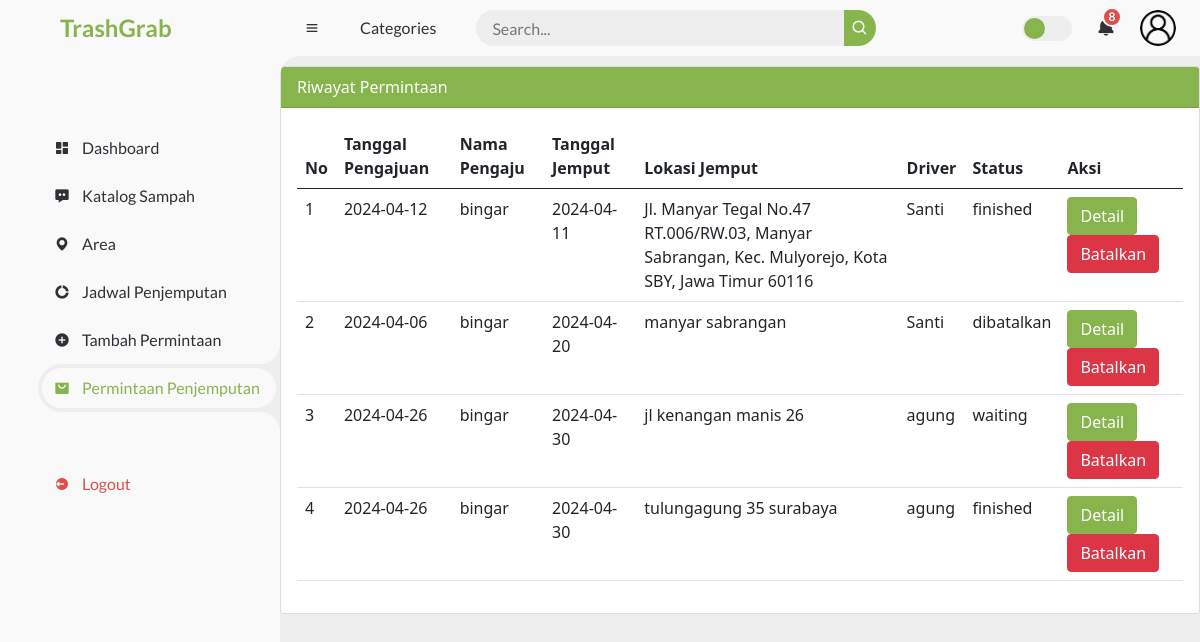
The app's page /function_transaksimember.php (signed in) with its own data.
### tables this page shows
CREATE TABLE `transaksi` (
  `id_transaksi` int(11) NOT NULL,
  `id_user` int(11) NOT NULL,
  `id_jadwal` int(11) NOT NULL,
  `tgl_transaksi` date NOT NULL,
  `alamat_jemput` text NOT NULL,
  `status` varchar(30) NOT NULL
);

CREATE TABLE `users` (
  `id_user` int(11) NOT NULL,
  `nama` varchar(200) NOT NULL,
  `email` varchar(200) NOT NULL,
  `username` varchar(200) NOT NULL,
  `telp` varchar(15) NOT NULL,
  `password` varchar(200) NOT NULL,
  `alamat` varchar(250) DEFAULT NULL,
  `role` varchar(10) NOT NULL
);

CREATE TABLE `jadwal_pickup` (
  `id_jadwal` int(11) NOT NULL,
  `kode_jadwal` varchar(25) NOT NULL,
  `tanggal` date NOT NULL,
  `id_area` int(11) NOT NULL,
  `id_peg` int(11) NOT NULL
);

CREATE TABLE `pegawai` (
  `id_peg` int(11) NOT NULL,
  `nama_peg` varchar(255) NOT NULL,
  `jenis_kelamin` varchar(10) NOT NULL,
  `no_telp` varchar(255) NOT NULL,
  `email` varchar(255) NOT NULL,
  `alamat` varchar(250) NOT NULL
);

### function_transaksimember.php (the view, shortened to what this page needs)
<?php
if(isset($_SESSION['role'])) {
    $role = $_SESSION['role'];
} else {
    $role = "Role Not Set";
}
?>
<?php
include 'koneksi.php';
$id_user = $_SESSION['id_user'];
?>
<!DOCTYPE html>
<html lang="en">
<head>
    <link href="https://cdn.jsdelivr.net/npm/bootstrap@5.0.0-beta2/dist/css/bootstrap.min.css" rel="stylesheet">
	<link href='https://unpkg.com/boxicons@2.0.9/css/boxicons.min.css' rel='stylesheet'>
	<link rel="stylesheet" href="style.css">
</head>
<body>
    <?php include 'sidebar.php'; ?>
    <?php include 'navbar.php'; ?>
        <div class="card">
            <div class="card-header text-white">
                Riwayat Permintaan
            </div>
            <div class="card-body">
                <table class="table">
                    <thead>
                        <tr>
                            <th scope="col">No</th>
                            <th scope="col">Tanggal Pengajuan</th>
                            <th scope="col">Nama Pengaju</th>
                            <th scope="col">Tanggal Jemput</th>
                            <th scope="col">Lokasi Jemput</th>
                            <th scope="col">Driver</th>
                            <th scope="col">Status</th>
                            <th scope="col">Aksi</th>
                        </tr>
                    </thead>
                    <tbody>
                        <?php
                        $sql2 = "SELECT transaksi.*, users.nama AS nama, jadwal_pickup.tanggal, pegawai.nama_peg
                                FROM transaksi
                                INNER JOIN users ON transaksi.id_user = users.id_user
                                INNER JOIN jadwal_pickup ON transaksi.id_jadwal = jadwal_pickup.id_jadwal
                                INNER JOIN pegawai ON jadwal_pickup.id_peg = pegawai.id_peg
                                WHERE transaksi.id_user = '$id_user';";
                        $q2 = mysqli_query($koneksi, $sql2);
                        $urut = 1;
                        while ($r2 = mysqli_fetch_array($q2)) {
                        ?>
                            <tr>
                                <td><?php echo $urut++ ?></td>
                                <td><?php echo $r2['tgl_transaksi'] ?></td>
                                <td><?php echo $r2['nama'] ?></td>
                                <td><?php echo $r2['tanggal'] ?></td>
                                <td><?php echo $r2['alamat_jemput'] ?></td>
                                <td><?php echo $r2['nama_peg'] ?></td>
                                <td><?php echo $r2['status'] ?></td>
                                <td>
                                    <a href="detail_transaksi.php?id_transaksi=<?php echo $r2['id_transaksi'] ?>"><button type="button" class="btn btn-primary">Detail</button></a>
                                    <?php if($role != "Admin"): ?><a href="function_transaksimember.php?op=cancel&id_transaksi=<?php echo $r2['id_transaksi'] ?>"><button type="button" class="btn btn-danger">Batalkan</button></a><?php endif; ?>
                                </td>
                            </tr>
                        <?php
                        }
                        ?>
                    </tbody>
                </table>
            </div>
        </div>
</body>
</html>

### style.css (style rules this page uses)
* { margin: 0; padding: 0; box-sizing: border-box; }
a { text-decoration: none; }
:root { --poppins: 'Poppins', sans-serif; --lato: 'Lato', sans-serif; --light: #F9F9F9; --blue: #88B44E; --light-blue: #CFE8FF; --grey: #eee; --dark-grey: #AAAAAA; --dark: #342E37; --red: #DB504A; --yellow: #FFCE26; --light-yellow: #FFF2C6; --orange: #FD7238; --light-orange: #FFE0D3; }
html { overflow-x: hidden; }
body { background: var(--grey); overflow-x: hidden; }
.btn-primary { background-color: #88B44E; outline-color: #eee; border-color: #88B44E; }
.card-header { background-color: #88B44E; }

### function_transaksimember.php (style rules this page uses)
.card { margin-top: 10px; }

### records on screen
transaksi: tgl_transaksi "2024-04-12", id_user.nama "bingar", id_jadwal.tanggal "2024-04-11", alamat_jemput "Jl. Manyar Tegal No.47 RT.006/RW.03, Manyar Sabrangan, Kec. Mulyorejo, Kota SBY, Jawa Timur 60116", pegawai.nama_peg "Santi", status "finished"
transaksi: tgl_transaksi "2024-04-06", id_user.nama "bingar", id_jadwal.tanggal "2024-04-20", alamat_jemput "manyar sabrangan", pegawai.nama_peg "Santi", status "dibatalkan"
transaksi: tgl_transaksi "2024-04-26", id_user.nama "bingar", id_jadwal.tanggal "2024-04-30", alamat_jemput "jl kenangan manis 26", pegawai.nama_peg "agung", status "waiting"
transaksi: tgl_transaksi "2024-04-26", id_user.nama "bingar", id_jadwal.tanggal "2024-04-30", alamat_jemput "tulungagung 35 surabaya", pegawai.nama_peg "agung", status "finished"
